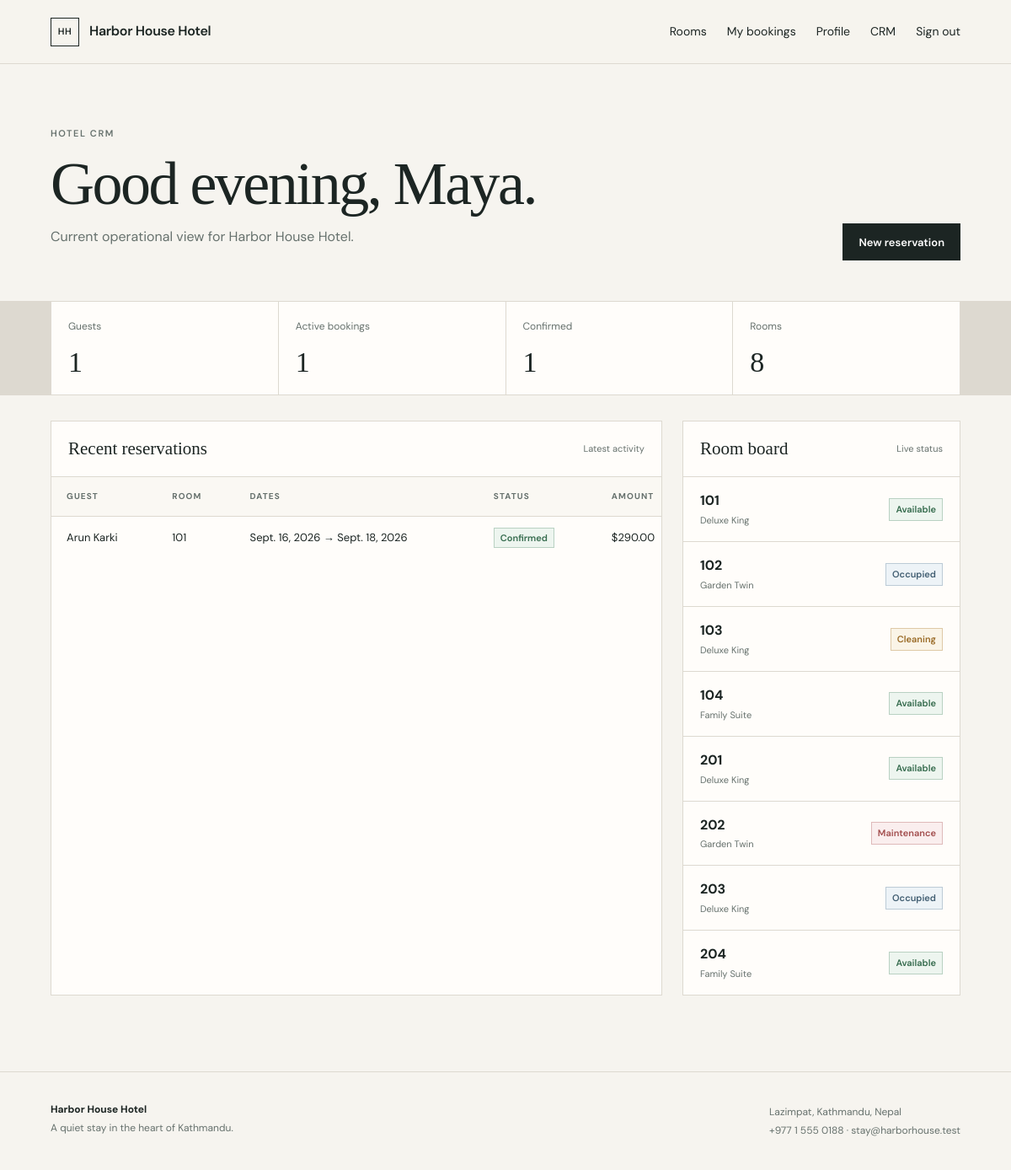
The app's page /crm/ (signed in), older data.
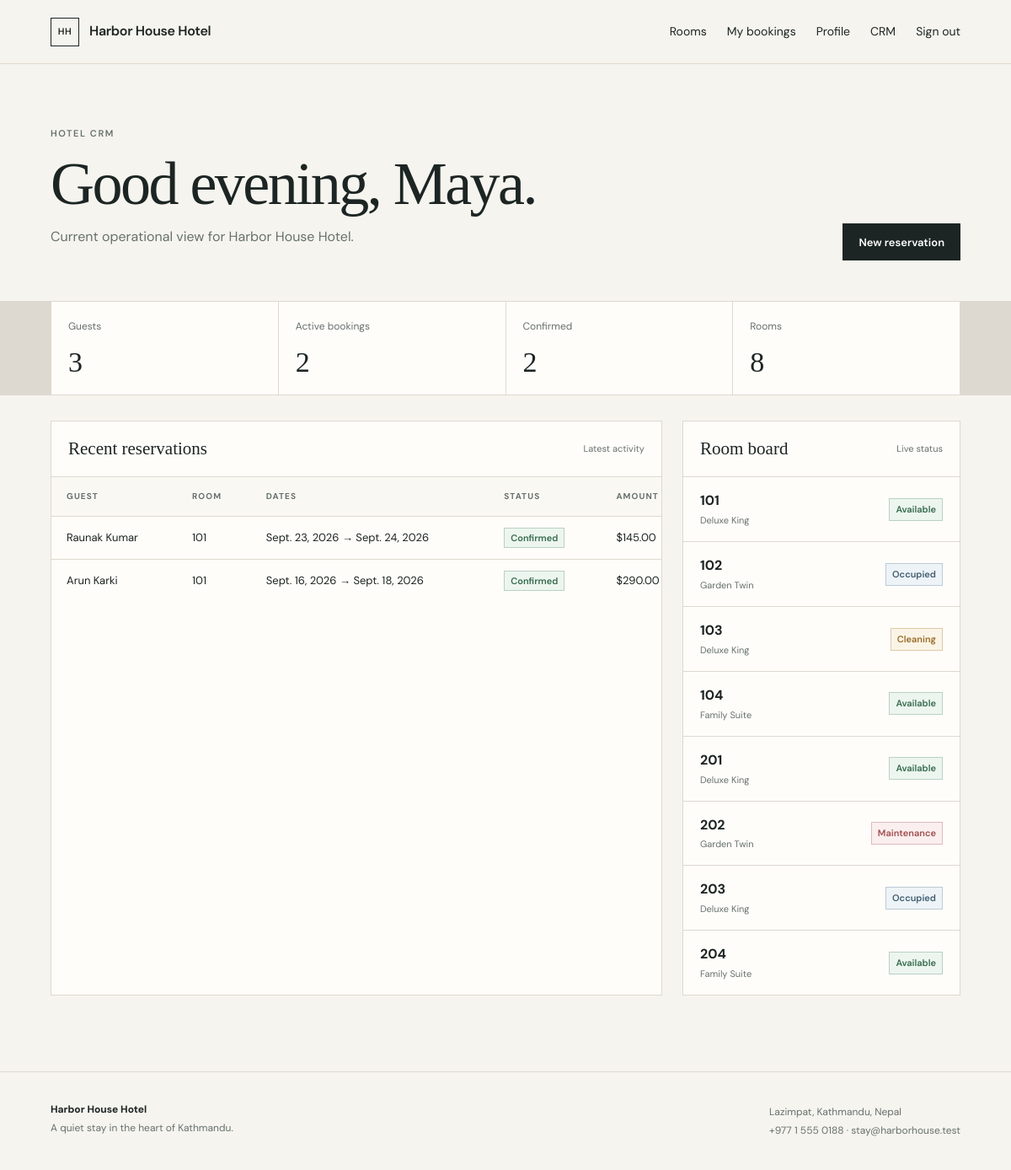
The same page, newer data.
### hotel/models.py (models this page shows, shortened)
class HotelProfile(models.Model):
    name = models.CharField(max_length=160)
    tagline = models.CharField(max_length=240, blank=True)
    about = models.TextField(blank=True)
    phone = models.CharField(max_length=80, blank=True)
    email = models.EmailField(blank=True)
    address = models.CharField(max_length=240, blank=True)
    check_in_time = models.TimeField(default="14:00")
    check_out_time = models.TimeField(default="11:00")

class Booking(models.Model):
    STATUS_CHOICES = [
        ("pending", "Pending"),
        ("confirmed", "Confirmed"),
        ("checked_in", "Checked in"),
        ("checked_out", "Checked out"),
        ("cancelled", "Cancelled"),
    ]
    guest = models.ForeignKey(GuestProfile, on_delete=models.PROTECT, related_name="bookings")
    room = models.ForeignKey(Room, on_delete=models.PROTECT, related_name="bookings")
    check_in = models.DateField()
    check_out = models.DateField()
    guests = models.PositiveIntegerField(default=1)
    status = models.CharField(max_length=20, choices=STATUS_CHOICES, default="pending")
    special_requests = models.TextField(blank=True)
    created_at = models.DateTimeField(auto_now_add=True)
    @property
    def nights(self):
        return max((self.check_out - self.check_in).days, 0)
    @property
    def total_amount(self):
        return self.nights * self.room.room_type.nightly_rate

class GuestProfile(models.Model):
    user = models.OneToOneField(settings.AUTH_USER_MODEL, on_delete=models.CASCADE)
    phone = models.CharField(max_length=40, blank=True)
    country = models.CharField(max_length=80, blank=True)
    notes = models.TextField(blank=True)
    marketing_opt_in = models.BooleanField(default=False)

class Room(models.Model):
    STATUS_CHOICES = [
        ("available", "Available"),
        ("occupied", "Occupied"),
        ("cleaning", "Cleaning"),
        ("maintenance", "Maintenance"),
    ]
    number = models.CharField(max_length=20, unique=True)
    floor = models.PositiveIntegerField(default=1)
    room_type = models.ForeignKey(RoomType, on_delete=models.PROTECT, related_name="rooms")
    status = models.CharField(max_length=20, choices=STATUS_CHOICES, default="available")

class RoomType(models.Model):
    name = models.CharField(max_length=120)
    description = models.TextField(blank=True)
    capacity = models.PositiveIntegerField(default=2)
    nightly_rate = models.DecimalField(max_digits=10, decimal_places=2)
    amenities = models.JSONField(default=list, blank=True)

### hotel/views.py (the view)
# urls.py: path("crm/", views.crm_dashboard, name="crm_dashboard"),
@user_passes_test(staff_check, login_url="/login/")
def crm_dashboard(request):
    bookings = Booking.objects.select_related("guest__user", "room", "room__room_type").order_by("-created_at")
    context = {
        **hotel_context(),
        "bookings": bookings[:12],
        "rooms": Room.objects.select_related("room_type").order_by("number"),
        "guest_count": GuestProfile.objects.count(),
        "booking_count": Booking.objects.exclude(status="cancelled").count(),
        "confirmed_count": Booking.objects.filter(status="confirmed").count(),
        "revenue": Booking.objects.exclude(status="cancelled").aggregate(total=Sum("room__room_type__nightly_rate"))["total"] or 0,
    }
    return render(request, "crm/dashboard.html", context)

### hotel/views.py (called while the page is built)
def hotel_context():
    return {"hotel": HotelProfile.objects.first()}

def staff_check(user):
    return user.is_staff

### templates/crm/dashboard.html (shortened to what this page needs)
{% extends "base.html" %}
{% block content %}
<section class="crm-header">
  <div><p class="eyebrow">HOTEL CRM</p><h1>Good evening, {{ request.user.first_name|default:request.user.username }}.</h1><p>Current operational view for {{ hotel.name }}.</p></div>
  <a class="button button-dark" href="{% url 'booking_create' %}">New reservation</a>
</section>
<section class="ops-summary">
  <div><span>Guests</span><strong>{{ guest_count }}</strong></div>
  <div><span>Active bookings</span><strong>{{ booking_count }}</strong></div>
  <div><span>Confirmed</span><strong>{{ confirmed_count }}</strong></div>
  <div><span>Rooms</span><strong>{{ rooms|length }}</strong></div>
</section>
<section class="crm-grid">
  <div class="table-panel">
    <div class="panel-heading"><h2>Recent reservations</h2><span>Latest activity</span></div>
    <table>
      <thead><tr><th>Guest</th><th>Room</th><th>Dates</th><th>Status</th><th>Amount</th></tr></thead>
      <tbody>
      {% for booking in bookings %}
      <tr>
        <td>{{ booking.guest.user.get_full_name|default:booking.guest.user.email }}</td>
        <td>{{ booking.room.number }}</td>
        <td>{{ booking.check_in }} → {{ booking.check_out }}</td>
        <td><span class="status status-{{ booking.status }}">{{ booking.get_status_display }}</span></td>
        <td>${{ booking.total_amount }}</td>
      </tr>
      {% empty %}<tr><td colspan="5">No reservations.</td></tr>{% endfor %}
      </tbody>
    </table>
  </div>
  <div class="room-board">
    <div class="panel-heading"><h2>Room board</h2><span>Live status</span></div>
    {% for room in rooms %}
    <div class="room-line">
      <div><strong>{{ room.number }}</strong><span>{{ room.room_type.name }}</span></div>
      <span class="status status-{{ room.status }}">{{ room.get_status_display }}</span>
    </div>
    {% endfor %}
  </div>
</section>
{% endblock %}

### templates/base.html (shortened to what this page needs)
{% load static %}
<!doctype html>
<html lang="en">
<head>
  <link rel="stylesheet" href="{% static 'css/site.css' %}?v=1.2">
</head>
<body>
<header class="site-header">
  <a class="brand" href="{% url 'home' %}">
    <span class="brand-mark">HH</span>
    <span>{{ hotel.name|default:"Hotel" }}</span>
  </a>
  <nav>
    <a href="{% url 'rooms' %}">Rooms</a>
    {% if request.user.is_authenticated %}
      <a href="{% url 'my_bookings' %}">My bookings</a>
      <a href="{% url 'profile' %}">Profile</a>
      {% if request.user.is_staff %}<a href="{% url 'crm_dashboard' %}">CRM</a>{% endif %}
      <a href="{% url 'logout' %}">Sign out</a>
    {% else %}
      <a href="{% url 'login' %}">Sign in</a>
      <a class="nav-cta" href="{% url 'signup' %}">Create account</a>
    {% endif %}
  </nav>
</header>
<main>{% block content %}{% endblock %}</main>
<footer class="site-footer">
  <div>
    <strong>{{ hotel.name|default:"Hotel" }}</strong>
    <p>{{ hotel.tagline }}</p>
  </div>
  <div>
    <p>{{ hotel.address }}</p>
    <p>{{ hotel.phone }} · {{ hotel.email }}</p>
  </div>
</footer>
</body>
</html>

### static/css/site.css (style rules this page uses)
:root { --ink: #1c2523; --muted: #66716d; --paper: #f6f4ef; --panel: #fffdfa; --line: #ddd9d0; --accent: #a65d3f; --soft: #ece8df; --good: #356b4d; --warn: #9a6b27; --danger: #a24d4d; }
* { box-sizing: border-box }
body { margin: 0; background: var(--paper); color: var(--ink); font-family: "DM Sans", sans-serif; line-height: 1.55 }
a { color: inherit }
.site-header { height: 76px; border-bottom: 1px solid var(--line); display: flex; align-items: center; justify-content: space-between; padding: 0 5vw; background: rgba(246, 244, 239, .96); position: sticky; top: 0; z-index: 5 }
.brand { display: flex; gap: 12px; align-items: center; text-decoration: none; font-weight: 600; letter-spacing: -.02em }
.brand-mark { width: 34px; height: 34px; border: 1px solid var(--ink); display: grid; place-items: center; font-size: 11px; letter-spacing: .05em }
nav { display: flex; align-items: center; gap: 24px; font-size: 14px }
nav a { text-decoration: none }
main { min-height: calc(100vh - 180px) }
.eyebrow { font-size: 11px; letter-spacing: .14em; font-weight: 600; color: var(--muted); margin: 0 0 14px }
h1, h2, h3, p { margin-top: 0 }
.hero h1, .page-heading h1, .crm-header h1, .auth-intro h1 { font-family: "Playfair Display", serif; font-weight: 500; line-height: 1.05; letter-spacing: -.035em }
.button { display: inline-flex; justify-content: center; align-items: center; min-height: 44px; padding: 0 18px; text-decoration: none; border: 1px solid var(--ink); font: 600 13px "DM Sans", sans-serif; cursor: pointer }
.button-dark { background: var(--ink); color: #fff }
.hero-panel, .form-panel, .table-panel, .room-board, .profile-card { background: var(--panel); border: 1px solid var(--line) }
.page-heading, .crm-header { max-width: 1240px; margin: 0 auto; padding: 74px 5vw 48px }
.page-heading h1, .crm-header h1 { font-size: clamp(44px, 6vw, 72px); margin-bottom: 12px }
.page-heading p:not(.eyebrow), .crm-header p:not(.eyebrow) { color: var(--muted); max-width: 650px }
.table-panel { max-width: 1240px; margin: 0 auto 90px; overflow: auto }
table { width: 100%; border-collapse: collapse; min-width: 760px }
th, td { text-align: left; padding: 15px 18px; border-bottom: 1px solid var(--line); font-size: 13px }
th { font-size: 10px; text-transform: uppercase; letter-spacing: .11em; color: var(--muted); background: #faf8f3 }
tbody tr:last-child td { border-bottom: 0 }
.status { font-size: 11px; font-weight: 600; padding: 4px 7px; border: 1px solid var(--line); white-space: nowrap }
.status-confirmed, .status-available { color: var(--good); border-color: #b9d1c2; background: #edf5ef }
.status-pending, .status-cleaning { color: var(--warn); border-color: #dec9a6; background: #faf4e7 }
.status-cancelled, .status-maintenance { color: var(--danger); border-color: #dfbaba; background: #faeeee }
.status-occupied, .status-checked_in { color: #405d71; border-color: #bccbd6; background: #edf3f7 }
.crm-header { display: flex; justify-content: space-between; align-items: end }
.ops-summary { max-width: 1240px; margin: 0 auto 30px; padding: 0 5vw; display: grid; grid-template-columns: repeat(4, 1fr); gap: 1px; background: var(--line); border: 1px solid var(--line) }
.ops-summary div { background: var(--panel); padding: 20px }
.ops-summary span { display: block; color: var(--muted); font-size: 12px }
.ops-summary strong { display: block; font: 500 34px/1.1 "Playfair Display", serif; margin-top: 14px }
.crm-grid { max-width: 1240px; margin: 0 auto; padding: 0 5vw 90px; display: grid; grid-template-columns: 1.65fr .75fr; gap: 24px }
.crm-grid .table-panel, .crm-grid .room-board { margin: 0; max-width: none }
.panel-heading { display: flex; justify-content: space-between; align-items: center; padding: 20px; border-bottom: 1px solid var(--line) }
.panel-heading h2 { font: 500 21px "Playfair Display", serif; margin: 0 }
.panel-heading span { font-size: 11px; color: var(--muted) }
.room-line { display: flex; justify-content: space-between; align-items: center; padding: 16px 20px; border-bottom: 1px solid var(--line) }
.room-line:last-child { border-bottom: 0 }
.room-line div { display: flex; flex-direction: column }
.room-line div span { font-size: 11px; color: var(--muted); margin-top: 2px }
.site-footer { border-top: 1px solid var(--line); padding: 35px 5vw; display: flex; justify-content: space-between; color: var(--muted); font-size: 12px }
.site-footer strong { color: var(--ink) }
.site-footer p { margin: 3px 0 }

Row changes from the older to the newer data that the page shows:
added Booking: guest.user.get_full_name "Raunak Kumar", room.number "101", check_in "Sept. 23, 2026", check_out "Sept. 24, 2026", status "Confirmed", total_amount "145.00"
Text that changed along with them:
{{ guest_count }}: "1" → "3"
{{ booking_count }}: "1" → "2"
{{ confirmed_count }}: "1" → "2"
